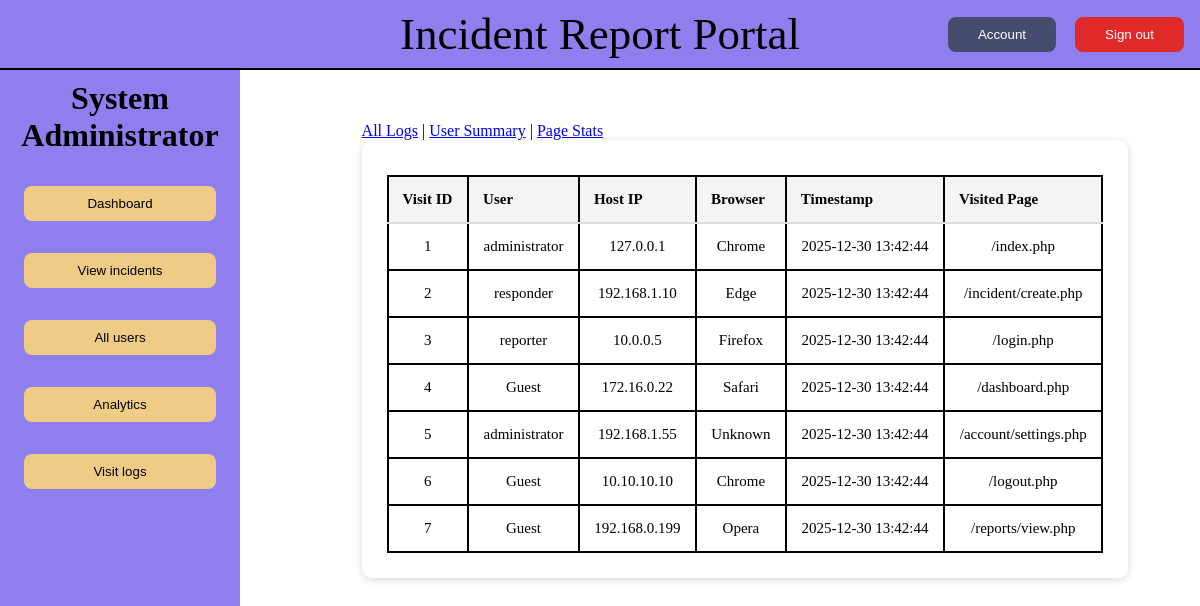
The app's page /pages/admin/visitLogs.php (signed in), older data.
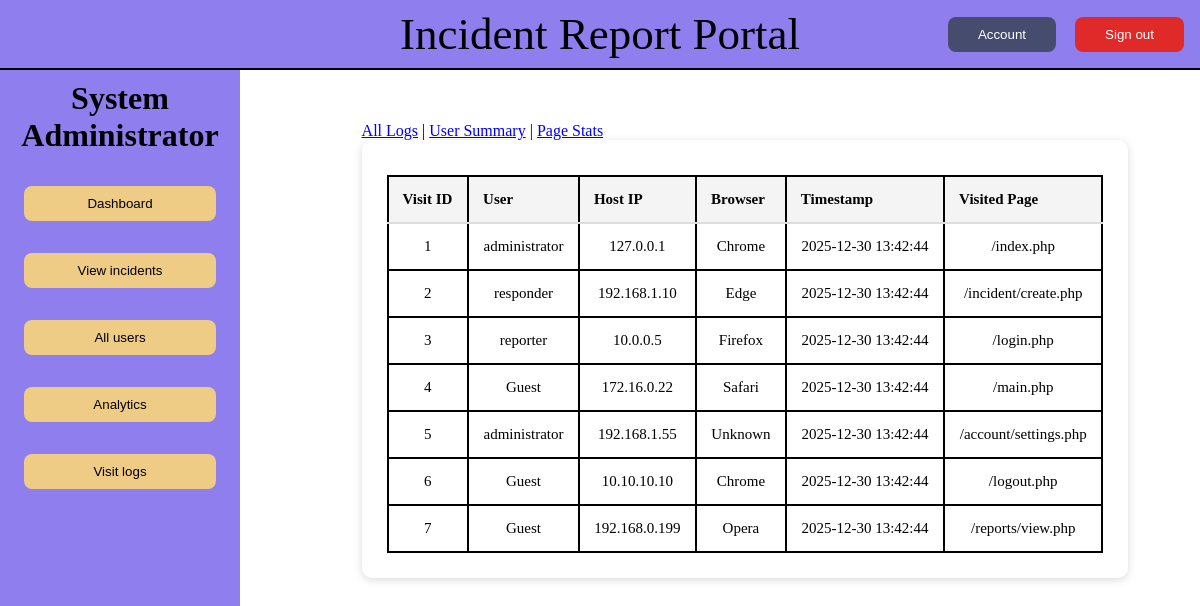
The same page, newer data.
### tables this page shows
CREATE TABLE visit_log (
    visit_log_id INT AUTO_INCREMENT PRIMARY KEY,
    page_url_id INT NOT NULL,
    browser_id INT NOT NULL,
    host_ip VARCHAR(45),
    timestamp DATETIME DEFAULT CURRENT_TIMESTAMP,
    FOREIGN KEY (page_url_id) REFERENCES page_url(page_url_id),
    FOREIGN KEY (browser_id) REFERENCES browser(browser_id)
);

CREATE TABLE user (
    user_id INT AUTO_INCREMENT PRIMARY KEY,
    role_id INT NOT NULL,
    first_name VARCHAR(50),
    last_name VARCHAR(50),
    username VARCHAR(50) UNIQUE NOT NULL,
    email VARCHAR(255) UNIQUE NOT NULL,
    password_hash VARCHAR(255) NOT NULL,
    created_at DATETIME DEFAULT CURRENT_TIMESTAMP,
    FOREIGN KEY (role_id) REFERENCES role(role_id)
);

CREATE TABLE browser (
    browser_id INT AUTO_INCREMENT PRIMARY KEY,
    browser VARCHAR(100) NOT NULL
);

CREATE TABLE page_url (
    page_url_id INT AUTO_INCREMENT PRIMARY KEY,
    page_url VARCHAR(255) NOT NULL
);

### pages/admin/visitLogs.php (the view, shortened to what this page needs)
<?php
require_once "../../includes/db.php";
$sql = "
    SELECT
        v.visit_log_id,
        v.host_ip,
        b.browser AS browser_name,
        v.timestamp,
        p.page_url,
        u.username
    FROM visit_log v
    LEFT JOIN browser b
        ON v.browser_id = b.browser_id
    LEFT JOIN page_url p
        ON v.page_url_id = p.page_url_id
    LEFT JOIN user_visit_log uv
        ON uv.visit_log_id = v.visit_log_id
    LEFT JOIN user u
        ON u.user_id = uv.user_id
    ORDER BY v.timestamp DESC
";
$result = $mysqli->query($sql);
$content = <<<HTML
<section class="visitlogs_container">
    <a href="visitLogs.php">All Logs</a> |
    <a href="userSummary.php">User Summary</a> |
    <a href="pageStats.php">Page Stats</a>
    <div class="visitlogs_card">
        <div class="visitlogs_table_wrapper">
            <table class="visitlogs_table">
                <thead>
                    <tr>
                        <th>Visit ID</th>
                        <th>User</th>
                        <th>Host IP</th>
                        <th>Browser</th>
                        <th>Timestamp</th>
                        <th>Visited Page</th>
                    </tr>
                </thead>
                <tbody>
HTML;
while ($row = $result->fetch_assoc()) {
    $browser = $row["browser_name"] ?? "Unknown";
    $pageUrl = $row["page_url"] ?? "Unknown";
    $username = $row["username"] ?? "Guest";
    $content .= "
        <tr>
            <td>{$row["visit_log_id"]}</td>
            <td>{$username}</td>
            <td>{$row["host_ip"]}</td>
            <td>{$browser}</td>
            <td>{$row["timestamp"]}</td>
            <td>{$pageUrl}</td>
        </tr>
    ";
}
$content .= <<<HTML
                </tbody>
            </table>
        </div>
    </div>
</section>
HTML;
require "../../includes/layout.php";
?>

### includes/layout.php (shortened to what this page needs)
<!DOCTYPE html>
<html lang="en">
<head>
  <link rel="stylesheet" href="/css/main.css">
  <link rel="stylesheet" href="/css/incident_form.css">
  <link rel="stylesheet" href="/css/incidents.css">
  <link rel="stylesheet" href="/css/global.css">
  <link rel="stylesheet" href="/css/all_users.css">
  <link rel="stylesheet" href="/css/add_user.css">
  <link rel="stylesheet" href="/css/visitLogs.css">
  <link rel="stylesheet" href="/css/error.css">
</head>
<body>
  <header>
    <p>Incident Report Portal
    </p>
    <div>
      <button>Account</button>
      <button onclick=" window.location.href='/logout.php'">Sign out</button>
    </div>
  </header>
  <aside>
    <?php
    $buttons = "";
    if ($_SESSION["role"] === "admin") {
      $buttons .= <<<HTML
        <div class="aside-button-container" id="admin">
          <p>System Administrator</p>
          <button onclick="window.location.href='/main.php'">Dashboard</button>
          <button onclick="window.location.href='/pages/admin/incidents.php'">View incidents</button>
          <button onclick="window.location.href='/pages/admin/allUsers.php'">All users</button>
          <button onclick="window.location.href='/pages/admin/analytics.php'">Analytics</button>
          <button onclick="window.location.href='/pages/admin/visitLogs.php'">Visit logs</button>
        </div>
      HTML;
    }
    echo $buttons;
    ?>
  </aside>
  <main>
    <?php
    echo $content;
    ?>
  </main>
</body>
</html>

### css/main.css (style rules this page uses)
body { display: grid; grid-template-columns: 15rem auto; grid-template-rows: auto 1fr; height: 100vh; width: 100vw; margin: 0; }
header { background-color: #8f7fee; grid-column: 1 / 3; grid-row: 1; border-bottom: 2px solid black; display: grid; grid-template-columns: 1fr auto 1fr; align-items: center; padding: 0.5rem 1rem; }
header > p { font-size: 45px; grid-column: 2; text-align: center; margin: 0; }
header > div { grid-column: 3; justify-self: end; }
header > div > button { padding: 10px 30px 10px 30px; border: none; border-radius: 8px; color: white; transition: 0.1s; }
header > div > button:first-of-type { background-color: #464c6e; margin-right: 15px; }
header > div > button:last-of-type { background-color: #e02a2a; }
aside { background-color: #8f7fee; grid-column: 1; grid-row: 2; display: flex; align-items: center; flex-direction: column; gap: 20px; }
.aside-button-container { width: 80%; display: flex; align-items: center; flex-direction: column; gap: 32px; }
.aside-button-container > button { background-color: #eecc85; padding: 10px 30px 10px 30px; border: none; border-radius: 8px; color: black; width: 100%; margin-left: 10px; margin-right: 10px; transition: 0.1s; }
.aside-button-container > p { margin-top: 10px; margin-bottom: 0; font-weight: bold; text-align: center; font-size: 32px; }
main { grid-column: 2; grid-row: 2; display: flex; align-items: flex-start; justify-content: center; overflow: hidden; padding: 2rem; }

### css/incidents.css (style rules this page uses)
table { border: 2px solid black; width: 90%; }
table th, table td { text-align: center; vertical-align: middle; }
th, td { border: 2px solid black; background-color: var(--primary-bt-color); border-radius: 5px; }

### css/global.css (style rules this page uses)
:root { --primary-bg-color: #8f7fee; --primary-bg-hover-color: #7541ef; --primary-bt-color: #eecc85; --primary-bt-hover-color: #e6b863; --primary-bt-delete-color: #e02a2a; --primary-bt-delete-hover-color: #b32222; }

### css/visitLogs.css (style rules this page uses)
.visitlogs_container { width: 80%; margin: 0 auto; padding-top: 20px; }
.visitlogs_card { background: white; padding: 25px; border-radius: 10px; box-shadow: 0 2px 8px rgba(0,0,0,0.15); width: 100%; max-width: 1100px; margin: 0 auto; overflow: hidden; }
.visitlogs_table_wrapper { max-height: 650px; overflow-y: auto; overflow-x: hidden; margin-top: 10px; display: block; }
.visitlogs_table { width: 100%; border-collapse: collapse; font-size: 15px; }
.visitlogs_table th { background: #f4f4f4; padding: 14px; border-bottom: 2px solid #ddd; font-weight: bold; text-align: left; }
.visitlogs_table td { padding: 14px; border-bottom: 1px solid #ddd; background: white; }
.visitlogs_table tr:nth-child(odd) td, .visitlogs_table tr:nth-child(even) td { background: white !important; }

Row changes from the older to the newer data that the page shows:
changed through a linked row, visit_log "Safari": page_url.page_url "/dashboard.php" → "/main.php"
